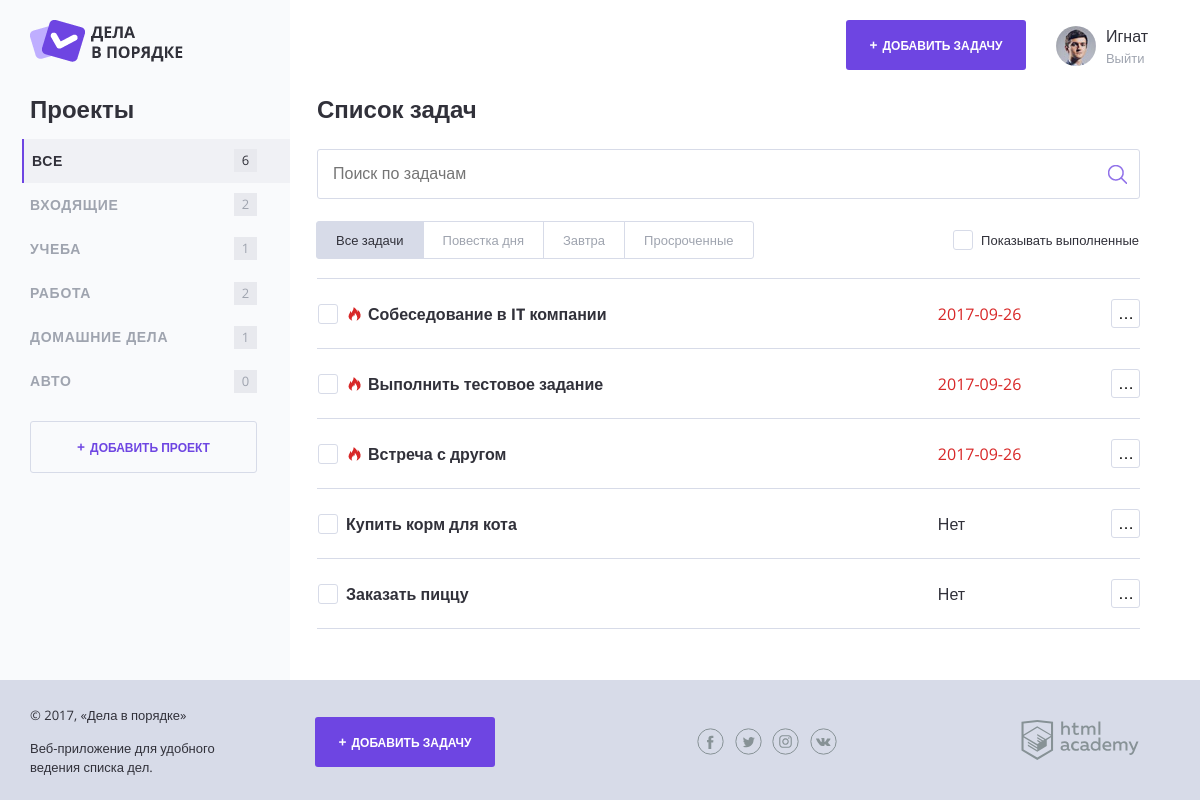
The page / (signed in) on the database its author committed.
### tables this page shows
CREATE TABLE `projects` (
  `id` int(11) UNSIGNED NOT NULL,
  `name` varchar(32) NOT NULL,
  `user_id` int(11) UNSIGNED NOT NULL
);

CREATE TABLE `tasks` (
  `id` int(11) UNSIGNED NOT NULL,
  `date_creation` timestamp NOT NULL DEFAULT CURRENT_TIMESTAMP,
  `date_completion` timestamp NULL DEFAULT NULL,
  `name` varchar(50) NOT NULL,
  `file` varchar(100) DEFAULT NULL,
  `deadline` datetime DEFAULT NULL,
  `proj_id` int(11) UNSIGNED NOT NULL
);

### functions.php (called while the page is built, shortened)
<?php
require_once "mysql_helper.php";
function get_days_until_deadline($date_deadline) {
    $current_ts = time();
    $task_deadline_ts = strtotime($date_deadline);
    return floor(($task_deadline_ts - $current_ts) / 86400);
}
function render($template, $params = []) {
	$template = 'templates/'.$template.'.php';
    extract($params);
	include $template;
	return ob_get_clean();
}
function selectData($con, $sql, $params = []) {
    $stmt = db_get_prepare_stmt($con, $sql, $params);
    if (mysqli_stmt_execute($stmt)) {
        $result = $stmt->get_result();
        return mysqli_fetch_all($result, MYSQLI_ASSOC);
    } else {
        return [];
    }
}

### mysql_helper.php (called while the page is built, shortened)
<?php
function db_get_prepare_stmt($con, $sql, $data = []) {
    $stmt = mysqli_prepare($con, $sql);
    return $stmt;
}

### templates/index.php (the view, shortened to what this page needs)
<main class="content__main">
    <h2 class="content__main-heading">Список задач</h2>
    <form class="search-form" action="index.php" method="post">
        <input class="search-form__input" type="text" name="task_name" value="" placeholder="Поиск по задачам">
        <input class="search-form__submit" type="submit" name="search_task" value="Искать">
    </form>
    <div class="tasks-controls">
        <div class="radio-button-group">
            <label class="radio-button">
                <span class="radio-button__text" data-show="all" >Все задачи</span>
            </label>
            <label class="radio-button">
                <span class="radio-button__text" data-show="today">Повестка дня</span>
            </label>
            <label class="radio-button">
                <span class="radio-button__text" data-show="tomorrow">Завтра</span>
            </label>
            <label class="radio-button">
                <span class="radio-button__text" data-show="expired">Просроченные</span>
            </label>
        </div>
        <label class="checkbox">
            <span class="checkbox__text">Показывать выполненные</span>
        </label>
    </div>
    <table class="tasks">
        <?php foreach($tasks as $task): ?>
            <?php if($task['date_completion'] != '' && $show_complete_tasks != 1) continue;?>
            <tr class="tasks__item task <?=!is_null($task['date_completion']) ? 'task--completed' : ''; ?> <?= (!is_null($task['deadline']) && get_days_until_deadline($task['deadline']) <= 0) ? 'task--important' : ''; ?>">
                <td class="task__select">
                    <label class="checkbox task__checkbox">
                        <span class="checkbox__text"><?=htmlspecialchars(trim($task['name']))?></span>
                    </label>
                </td>
                <td class="task__date"><?=isset($task['deadline']) ? htmlspecialchars(substr(trim($task['deadline']), 0, -9)) : 'Нет'?></td>
                <td class="task__controls">
                    <?php if(is_null($task['date_completion'])): ?>
                        <button class="expand-control" type="button" name="button"><?=htmlspecialchars(trim($task['name']))?></button>
                    <?php endif; ?>
                </td>
            </tr>
        <?php endforeach; ?>
    </table>
</main>

### templates/header.php
<header class="main-header">
    <a href="#">
        <img src="img/logo.png" width="153" height="42" alt="Логитип Дела в порядке">
    </a>
    <div class="main-header__side">
        <?php if (!isset($_SESSION['name'])): ?>
            <a class="main-header__side-item button button--transparent" href="/index.php?login">Войти</a>
        <?php else: ?>
            <a class="main-header__side-item button button--plus" href="/index.php?add_task">Добавить задачу</a>
            <div class="main-header__side-item user-menu">
                <div class="user-menu__image">
                    <img src="img/user-pic.jpg" width="40" height="40" alt="Пользователь">
                </div>
                <div class="user-menu__data">
                    <p><?=$_SESSION['name'];?></p>
                    <a href="/logout.php">Выйти</a>
                </div>
            </div>
        <?php endif; ?>
    </div>
</header>

### templates/layout.php (shortened to what this page needs)
<!DOCTYPE html>
<html lang="en">
<head>
    <link rel="stylesheet" href="css/normalize.css">
    <link rel="stylesheet" href="css/style.css">
</head>
<body class="<?=$overlay?>">
<div class="page-wrapper">
    <div class="container container--with-sidebar">
        <?=$header;?>
        <div class="content">
            <section class="content__side">
                <h2 class="content__side-heading">Проекты</h2>
                <nav class="main-navigation">
                    <ul class="main-navigation__list">
                        <li class="main-navigation__list-item <?=$project == 0 ? 'main-navigation__list-item--active' : '';?>">
                            <a class="main-navigation__list-item-link" href="/index.php?project=0">Все</a>
                            <span class="main-navigation__list-item-count"><?=count($tasks);?></span>
                        </li>
                    <?php foreach ($projects as $proj): ?>
                        <li class="main-navigation__list-item <?=$project == $proj['id'] ? 'main-navigation__list-item--active' : ''; ?>">
                            <a class="main-navigation__list-item-link" href="/index.php?project=<?=$proj['id'];?>"><?=htmlspecialchars(trim($proj['name']))?></a>
                            <span class="main-navigation__list-item-count"><?=$proj['count'];?></span>
                        </li>
                    <?php endforeach; ?>
                    </ul>
                </nav>
                <a class="button button--transparent button--plus content__side-button" href="index.php?add_project">Добавить проект</a>
            </section>
            <?=$content;?>
        </div>
    </div>
</div>
<footer class="main-footer">
    <div class="container">
        <div class="main-footer__copyright">
            <p>© 2017, «Дела в порядке»</p>
            <p>Веб-приложение для удобного ведения списка дел.</p>
        </div>
        <a class="main-footer__button button button--plus" href="/index.php?add_task">Добавить задачу</a>
        <div class="main-footer__social social">
            <a class="social__link social__link--facebook" href="#">Facebook
            </a>
            <a class="social__link social__link--twitter" href="#">Twitter
            </a>
            <a class="social__link social__link--instagram" href="#">Instagram
            </a>
            <a class="social__link social__link--vkontakte" href="#">Вконтакте
            </a>
        </div>
        <div class="main-footer__developed-by">
            <a href="https://htmlacademy.ru/intensive/php">
                <img src="img/htmlacademy.svg" alt="HTML Academy" width="118" height="40">
            </a>
        </div>
    </div>
</footer>
</body>
</html>

### index.php (shortened to what this page needs)
<?php
require_once 'mysql_helper.php';
require_once 'init.php';
require_once 'functions.php';
$show_complete_tasks = $_COOKIE['show_completed'] ?? 0;
$projects = selectData($con, 'SELECT projects.*, count(tasks.proj_id) AS `count` FROM projects LEFT JOIN tasks ON projects.id = tasks.proj_id GROUP BY projects.id', []);
$tasks = selectData($con, 'SELECT * FROM tasks', []);
if ($_SERVER['REQUEST_METHOD'] == 'GET' && $con) {
    $project = (int)trim($_GET['project'] ?? 0);
    if ($project != 0 && !selectData($con, 'SELECT id FROM projects WHERE id = ?', [$project])) {
        http_response_code(404);
        exit;
    } else {
        if ($project != 0) {
            $proj_tasks = selectData($con, 'SELECT * FROM tasks WHERE proj_id = ?', [$project]);
        }
        else {
             $proj_tasks = selectData($con, 'SELECT * FROM tasks', []);
        }
    }
    $content = render('index',
    [
        'show_complete_tasks' => $show_complete_tasks,
        'tasks' => $proj_tasks,
        'show' => $_GET['tasks'] ?? 'all'
    ]);
}
$header = render('header', []);
if (!isset($_SESSION['name'])) {
    if ((isset($_GET['login']) && !isset($error)) || isset($registered)) {
        $overlay = 'overlay';
        $hidden = '';
    }
    $content = render('guest_cont', []);
    $main = render('guest',
    [
        'overlay' => $overlay ?? '',
        'hidden' => $hidden ?? 'hidden',
        'email' => $email ?? '',
        'password' => $password ?? '',
        'errors' => $errors ?? [],
        'header' => $header,
        'content' => $err_cont ?? $content,
        'registered' => $registered ?? false
    ]);
    if (isset($_GET['register']) || (isset($_POST['register']) && !isset($registered))) {
        $main = render('register', [
            'email' => $email ?? '',
            'password' => $password ?? '',
            'name' => $name ?? '',
            'errors' => $errors ?? []
        ]);
    }
} else {
    $main = render('layout',
    [
        'title' => 'Дела в порядке!',
        'projects' => $projects,
        'project' => $project ?? null,
        'tasks' => $tasks,
        'overlay' => $overlay ?? '',
        'header' => $header,
        'content' => $err_cont ?? $content
    ]);
}
echo $main;

### rows shown on the page
projects: name "ВХОДЯЩИЕ", count "2"
projects: name "УЧЕБА", count "1"
projects: name "РАБОТА", count "2"
projects: name "ДОМАШНИЕ ДЕЛА", count "1"
projects: name "АВТО", count "0"
tasks: name "Собеседование в IT компании", deadline "2017-09-26"
tasks: name "Выполнить тестовое задание", deadline "2017-09-26"
tasks: name "Встреча с другом", deadline "2017-09-26"
tasks: name "Купить корм для кота", shows "Нет"
tasks: name "Заказать пиццу", shows "Нет"

### other values the page prints
$_SESSION['name'] "Игнат"
count($tasks) "6"
